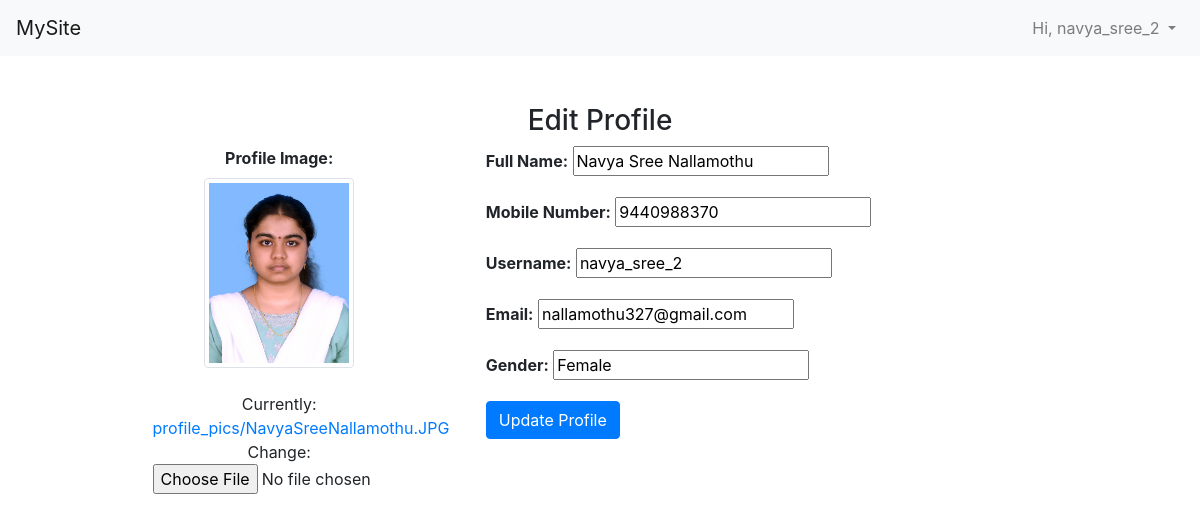
The page /profile/ (signed in) on the database as committed earlier.
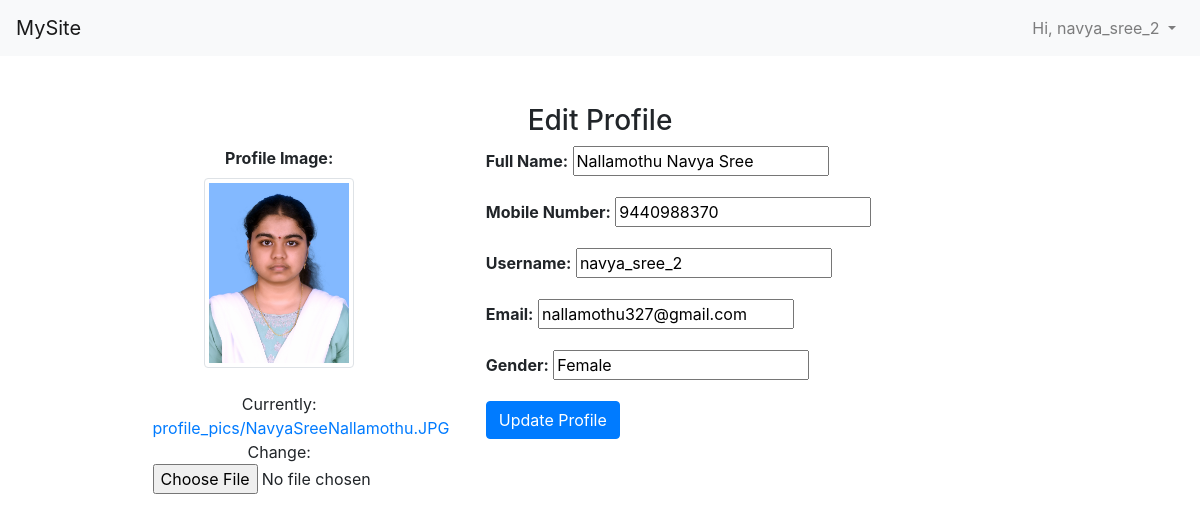
The same page on the database as committed later.
### tasks/models.py (models this page shows, shortened)
class Profile(models.Model):
    user = models.OneToOneField(User, on_delete=models.CASCADE)
    email = models.EmailField()
    fullname = models.CharField(max_length=100, blank=True)  # Fullname field
    gender = models.CharField(max_length=10, blank=True)
    mobile_number = models.CharField(max_length=10, blank=True)
    img = models.ImageField(default='default.jpeg', upload_to='profile_pics')

### tasks/views.py (the view)
# urls.py: path('profile/', views.profile_view, name='profile'),
@login_required
def profile_view(request):
    user = request.user
    try:
        profile = user.profile
    except Profile.DoesNotExist:
        profile = Profile.objects.create(user=user)
    if request.method == 'POST':
        user_form = UserUpdateForm(request.POST, instance=request.user)
        profile_form = ProfileUpdateForm(request.POST, request.FILES, instance=request.user.profile)
        if user_form.is_valid() and profile_form.is_valid():
            user_form.save()
            profile_form.save()
            messages.success(request, 'Your profile has been updated!')
            return redirect('profile')
    else:
        u_form = UserUpdateForm(instance=request.user)
        p_form = ProfileUpdateForm(instance=request.user.profile)
    context = {
        'u_form': u_form,
        'p_form': p_form
    }
    return render(request, 'profile.html', context)

### tasks/forms.py
class UserUpdateForm(forms.ModelForm):
    email = forms.EmailField()
    class Meta:
        model = User
        fields = ['username', 'email']
        widgets = {
            'username': forms.TextInput(attrs={'readonly': 'readonly'}),
            'email': forms.EmailInput(attrs={'readonly': 'readonly'}),
        }

class ProfileUpdateForm(forms.ModelForm):
    class Meta:
        model = Profile
        fields = ['fullname', 'gender', 'mobile_number', 'img']

### tasks/templates/profile.html (shortened to what this page needs)
{% extends 'dashboard.html' %}
{% block content %}
<div class="container mt-5">
    <h3 class="text-center">Edit Profile</h3>
    <div class="row justify-content-center">
        <div class="col-md-10">
            <form method="POST" enctype="multipart/form-data">
                <div class="row">
                    <div class="col-md-4 text-center mb-5" style="padding-right: 40px;">
                        <div class="form-group">
                            <label for="image"><b>Profile Image:</b></label>
                            <div class="mb-4">
                                <img src="{{ user.profile.img.url }}" alt="Profile Picture" class="img-thumbnail" style="max-width: 150px;">
                            </div>
                            <div class="form-group">
                                {{ p_form.img }}
                            </div>
                        </div>
                    </div>
                    <div class="col-md-6" style="padding-left: 40px;">
                        <div class="form-group mb-3">
                            <label for="fullname"><b>Full Name: </b></label>
                            {{ p_form.fullname }}
                        </div>
                        <div class="form-group mb-3">
                            <label for="mobile_number"><b>Mobile Number: </b></label>
                            {{ p_form.mobile_number }}
                        </div>
                        <div class="form-group mb-3">
                            <label for="username"><b>Username: </b></label>
                            {{ u_form.username }}
                        </div>
                        <div class="form-group mb-3">
                            <label for="email"><b>Email: </b></label>
                            {{ u_form.email }}
                        </div>
                        <div class="form-group mb-3">
                            <label for="gender"><b>Gender: </b></label>
                            {{ p_form.gender }}
                        </div>
                        <button type="submit" class="btn btn-primary">Update Profile</button>
                    </div>
                </div>
            </form>
        </div>
    </div>
</div>
{% endblock %}

### tasks/templates/dashboard.html (shortened to what this page needs)
<!DOCTYPE html>
<html lang="en">
<head>
    <link href="https://stackpath.bootstrapcdn.com/bootstrap/4.5.2/css/bootstrap.min.css" rel="stylesheet">
</head>
<body>
    <nav class="navbar navbar-expand-lg navbar-light bg-light">
        <a class="navbar-brand" href="{% url 'dashboard' %}">MySite</a>
        <div class="collapse navbar-collapse" id="navbarNav">
            <ul class="navbar-nav ml-auto">
                {% if user.is_authenticated %}
                    <li class="nav-item dropdown">
                        <a class="nav-link dropdown-toggle" href="#" id="navbarDropdown" role="button" data-toggle="dropdown" aria-haspopup="true" aria-expanded="false">
                            Hi, {{ user.username }}
                        </a>
                    </li>
                {% endif %}
            </ul>
        </div>
    </nav>
    <div class="container mt-3">
        {% block content %}
        {% endblock %}
    </div>
</body>
</html>

Rows that differ between the two databases and show on the page:
changed Profile "Female": fullname "Navya Sree Nallamothu" → "Nallamothu Navya Sree"
